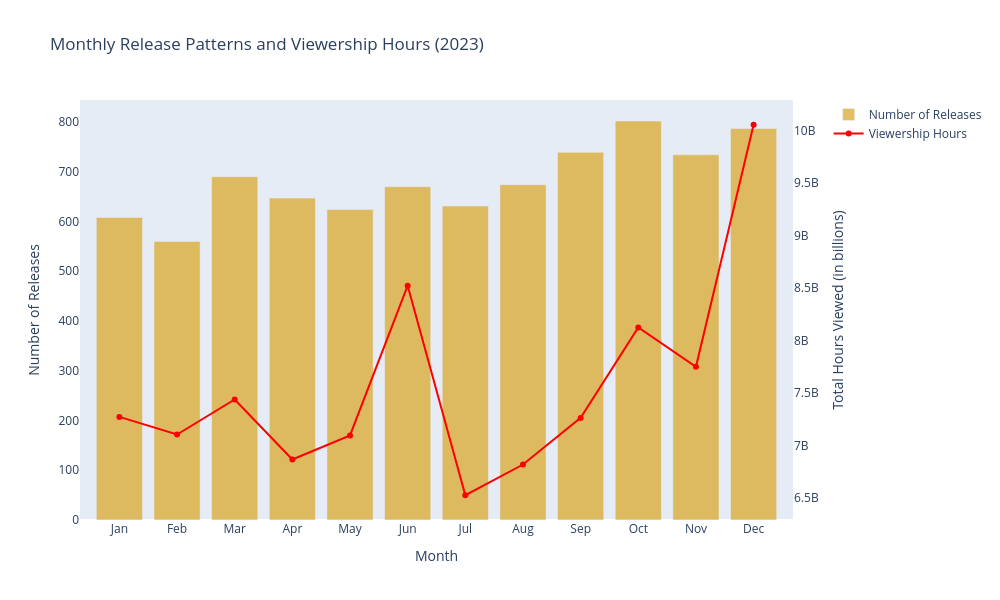

Notebook cell for this chart:
### Code cell
monthly_releases = df['Release Month'].value_counts().sort_index()

monthly_viewership = df.groupby('Release Month')['Hours Viewed'].sum()

fig = go.Figure()

fig.add_trace(
    go.Bar(
        x=monthly_releases.index,
        y=monthly_releases.values,
        name='Number of Releases',
        marker_color='goldenrod', 
        opacity=0.7,
        yaxis='y1'
    )
)

fig.add_trace(
    go.Scatter(
        x=monthly_viewership.index,
        y=monthly_viewership.values,
        name='Viewership Hours',
        mode='lines+markers',
        marker=dict(color='red'),
        line=dict(color='red'),
        yaxis='y2'
    )
)

fig.update_layout(
    title='Monthly Release Patterns and Viewership Hours (2023)',
    xaxis=dict(
        title='Month',
        tickmode='array',
        tickvals=list(range(1, 13)),
        ticktext=['Jan', 'Feb', 'Mar', 'Apr', 'May', 'Jun', 'Jul', 'Aug', 'Sep', 'Oct', 'Nov', 'Dec']
    ),
    yaxis=dict(
        title='Number of Releases',
        showgrid=False,
        side='left'
    ),
    yaxis2=dict(
        title='Total Hours Viewed (in billions)',
        overlaying='y',
        side='right',
        showgrid=False
    ),
    legend=dict(
        x=1.05,  
        y=1,
        orientation='v',
        xanchor='left'
    ),
    height=600,
    width=1000
)

fig.show()

### Figure 1 — Plotly figure (JSON) as saved in the notebook; plotly's stock layout.template omitted (floating-point values rounded to 4 significant figures)
{"data": [{"marker": {"color": "goldenrod"}, "name": "Number of Releases", "opacity": 0.7, "type": "bar", "x": [1.0, 2.0, 3.0, 4.0, 5.0, 6.0, 7.0, 8.0, 9.0, 10.0, 11.0, 12.0], "y": [608, 560, 690, 647, 624, 670, 631, 674, 739, 802, 734, 787], "yaxis": "y"}, {"line": {"color": "red"}, "marker": {"color": "red"}, "mode": "lines+markers", "name": "Viewership Hours", "type": "scatter", "x": [1.0, 2.0, 3.0, 4.0, 5.0, 6.0, 7.0, 8.0, 9.0, 10.0, 11.0, 12.0], "y": [7272000000.0, 7104000000.0, 7437000000.0, 6866000000.0, 7095000000.0, 8522000000.0, 6525000000.0, 6818000000.0, 7262000000.0, 8123000000.0, 7750000000.0, 10060000000.0], "yaxis": "y2"}], "layout": {"height": 600, "legend": {"orientation": "v", "x": 1.05, "xanchor": "left", "y": 1}, "title": {"text": "Monthly Release Patterns and Viewership Hours (2023)"}, "width": 1000, "xaxis": {"tickmode": "array", "ticktext": ["Jan", "Feb", "Mar", "Apr", "May", "Jun", "Jul", "Aug", "Sep", "Oct", "Nov", "Dec"], "tickvals": [1, 2, 3, 4, 5, 6, 7, 8, 9, 10, 11, 12], "title": {"text": "Month"}}, "yaxis": {"showgrid": false, "side": "left", "title": {"text": "Number of Releases"}}, "yaxis2": {"overlaying": "y", "showgrid": false, "side": "right", "title": {"text": "Total Hours Viewed (in billions)"}}}}
